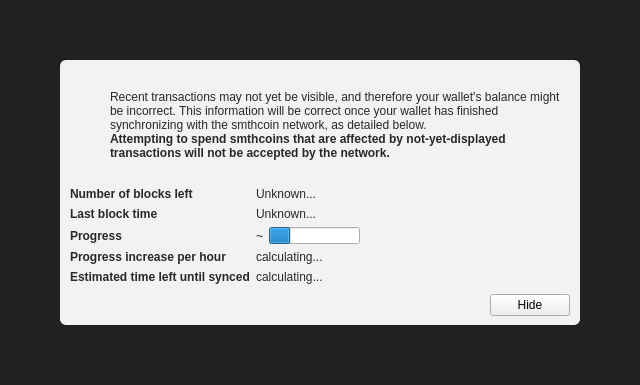
<?xml version="1.0" encoding="UTF-8"?>
<ui version="4.0">
 <class>ModalOverlay</class>
 <widget class="ModalOverlay" name="ModalOverlay">
  <property name="geometry">
   <rect>
    <x>0</x>
    <y>0</y>
    <width>640</width>
    <height>385</height>
   </rect>
  </property>
  <property name="windowTitle">
   <string>Form</string>
  </property>
  <layout class="QVBoxLayout" name="verticalLayout" stretch="0">
   <property name="sizeConstraint">
    <enum>QLayout::SetDefaultConstraint</enum>
   </property>
   <property name="leftMargin">
    <number>0</number>
   </property>
   <property name="topMargin">
    <number>0</number>
   </property>
   <property name="rightMargin">
    <number>0</number>
   </property>
   <property name="bottomMargin">
    <number>0</number>
   </property>
   <item>
    <widget class="QWidget" name="bgWidget" native="true">
     <property name="styleSheet">
      <string notr="true">#bgWidget { background: rgba(0,0,0,220); }</string>
     </property>
     <layout class="QVBoxLayout" name="verticalLayoutMain" stretch="1">
      <property name="leftMargin">
       <number>60</number>
      </property>
      <property name="topMargin">
       <number>60</number>
      </property>
      <property name="rightMargin">
       <number>60</number>
      </property>
      <property name="bottomMargin">
       <number>60</number>
      </property>
      <item>
       <widget class="QWidget" name="contentWidget" native="true">
        <property name="styleSheet">
         <string notr="true">#contentWidget { background: rgba(255,255,255,240); border-radius: 6px; }

QLabel { color: rgb(40,40,40);  }</string>
        </property>
        <layout class="QVBoxLayout" name="verticalLayoutSub" stretch="1,0,0,0">
         <property name="spacing">
          <number>0</number>
         </property>
         <property name="leftMargin">
          <number>10</number>
         </property>
         <property name="topMargin">
          <number>10</number>
         </property>
         <property name="rightMargin">
          <number>10</number>
         </property>
         <property name="bottomMargin">
          <number>10</number>
         </property>
         <item>
          <layout class="QHBoxLayout" name="horizontalLayoutIconText" stretch="0,1">
           <property name="topMargin">
            <number>20</number>
           </property>
           <item>
            <layout class="QVBoxLayout" name="verticalLayoutIcon">
             <property name="leftMargin">
              <number>0</number>
             </property>
             <item>
              <widget class="QPushButton" name="warningIcon">
               <property name="enabled">
                <bool>false</bool>
               </property>
               <property name="text">
                <string/>
               </property>
               <property name="icon">
                <iconset>
                 <normaloff>:/icons/warning</normaloff>
                 <disabledoff>:/icons/warning</disabledoff>:/icons/warning</iconset>
               </property>
               <property name="iconSize">
                <size>
                 <width>48</width>
                 <height>48</height>
                </size>
               </property>
               <property name="flat">
                <bool>true</bool>
               </property>
              </widget>
             </item>
             <item>
              <spacer name="verticalSpacerWarningIcon">
               <property name="orientation">
                <enum>Qt::Vertical</enum>
               </property>
               <property name="sizeHint" stdset="0">
                <size>
                 <width>20</width>
                 <height>40</height>
                </size>
               </property>
              </spacer>
             </item>
            </layout>
           </item>
           <item>
            <layout class="QVBoxLayout" name="verticalLayoutInfoText">
             <property name="leftMargin">
              <number>0</number>
             </property>
             <property name="topMargin">
              <number>0</number>
             </property>
             <item>
              <widget class="QLabel" name="infoText">
               <property name="text">
                <string>Recent transactions may not yet be visible, and therefore your wallet's balance might be incorrect. This information will be correct once your wallet has finished synchronizing with the smthcoin network, as detailed below.</string>
               </property>
               <property name="textFormat">
                <enum>Qt::RichText</enum>
               </property>
               <property name="wordWrap">
                <bool>true</bool>
               </property>
              </widget>
             </item>
             <item>
              <widget class="QLabel" name="infoTextStrong">
               <property name="font">
                <font>
                 <weight>75</weight>
                 <bold>true</bold>
                </font>
               </property>
               <property name="text">
                <string>Attempting to spend smthcoins that are affected by not-yet-displayed transactions will not be accepted by the network.</string>
               </property>
               <property name="textFormat">
                <enum>Qt::RichText</enum>
               </property>
               <property name="wordWrap">
                <bool>true</bool>
               </property>
              </widget>
             </item>
             <item>
              <spacer name="verticalSpacerInTextSpace">
               <property name="orientation">
                <enum>Qt::Vertical</enum>
               </property>
               <property name="sizeHint" stdset="0">
                <size>
                 <width>20</width>
                 <height>40</height>
                </size>
               </property>
              </spacer>
             </item>
            </layout>
           </item>
          </layout>
         </item>
         <item>
          <spacer name="verticalSpacerAfterText">
           <property name="orientation">
            <enum>Qt::Vertical</enum>
           </property>
           <property name="sizeHint" stdset="0">
            <size>
             <width>20</width>
             <height>40</height>
            </size>
           </property>
          </spacer>
         </item>
         <item>
          <layout class="QFormLayout" name="formLayout">
           <property name="fieldGrowthPolicy">
            <enum>QFormLayout::FieldsStayAtSizeHint</enum>
           </property>
           <property name="horizontalSpacing">
            <number>6</number>
           </property>
           <property name="verticalSpacing">
            <number>6</number>
           </property>
           <property name="topMargin">
            <number>10</number>
           </property>
           <item row="0" column="0">
            <widget class="QLabel" name="labelNumberOfBlocksLeft">
             <property name="font">
              <font>
               <weight>75</weight>
               <bold>true</bold>
              </font>
             </property>
             <property name="text">
              <string>Number of blocks left</string>
             </property>
            </widget>
           </item>
           <item row="0" column="1">
            <widget class="QLabel" name="numberOfBlocksLeft">
             <property name="text">
              <string>Unknown...</string>
             </property>
            </widget>
           </item>
           <item row="1" column="0">
            <widget class="QLabel" name="labelLastBlockTime">
             <property name="font">
              <font>
               <weight>75</weight>
               <bold>true</bold>
              </font>
             </property>
             <property name="text">
              <string>Last block time</string>
             </property>
            </widget>
           </item>
           <item row="1" column="1">
            <widget class="QLabel" name="newestBlockDate">
             <property name="sizePolicy">
              <sizepolicy hsizetype="Maximum" vsizetype="Preferred">
               <horstretch>0</horstretch>
               <verstretch>0</verstretch>
              </sizepolicy>
             </property>
             <property name="text">
              <string>Unknown...</string>
             </property>
            </widget>
           </item>
           <item row="2" column="0">
            <widget class="QLabel" name="labelSyncDone">
             <property name="font">
              <font>
               <weight>75</weight>
               <bold>true</bold>
              </font>
             </property>
             <property name="text">
              <string>Progress</string>
             </property>
            </widget>
           </item>
           <item row="2" column="1">
            <layout class="QHBoxLayout" name="horizontalLayoutSync" stretch="0,1">
             <item>
              <widget class="QLabel" name="percentageProgress">
               <property name="text">
                <string notr="true">~</string>
               </property>
              </widget>
             </item>
             <item>
              <widget class="QProgressBar" name="progressBar">
               <property name="value">
                <number>24</number>
               </property>
               <property name="format">
                <string/>
               </property>
              </widget>
             </item>
            </layout>
           </item>
           <item row="4" column="0">
            <widget class="QLabel" name="labelProgressIncrease">
             <property name="font">
              <font>
               <weight>75</weight>
               <bold>true</bold>
              </font>
             </property>
             <property name="text">
              <string>Progress increase per hour</string>
             </property>
            </widget>
           </item>
           <item row="4" column="1">
            <widget class="QLabel" name="progressIncreasePerH">
             <property name="text">
              <string>calculating...</string>
             </property>
            </widget>
           </item>
           <item row="5" column="0">
            <widget class="QLabel" name="labelEstimatedTimeLeft">
             <property name="font">
              <font>
               <weight>75</weight>
               <bold>true</bold>
              </font>
             </property>
             <property name="text">
              <string>Estimated time left until synced</string>
             </property>
            </widget>
           </item>
           <item row="5" column="1">
            <widget class="QLabel" name="expectedTimeLeft">
             <property name="text">
              <string>calculating...</string>
             </property>
            </widget>
           </item>
          </layout>
         </item>
         <item>
          <layout class="QHBoxLayout" name="horizontalLayoutButtons">
           <property name="leftMargin">
            <number>10</number>
           </property>
           <property name="topMargin">
            <number>10</number>
           </property>
           <item>
            <spacer name="horizontalSpacer">
             <property name="orientation">
              <enum>Qt::Horizontal</enum>
             </property>
             <property name="sizeHint" stdset="0">
              <size>
               <width>40</width>
               <height>20</height>
              </size>
             </property>
            </spacer>
           </item>
           <item>
            <widget class="QPushButton" name="closeButton">
             <property name="text">
              <string>Hide</string>
             </property>
            </widget>
           </item>
          </layout>
         </item>
        </layout>
       </widget>
      </item>
     </layout>
    </widget>
   </item>
  </layout>
 </widget>
 <customwidgets>
  <customwidget>
   <class>ModalOverlay</class>
   <extends>QWidget</extends>
   <header>modaloverlay.h</header>
   <container>1</container>
  </customwidget>
 </customwidgets>
 <resources/>
 <connections/>
</ui>
